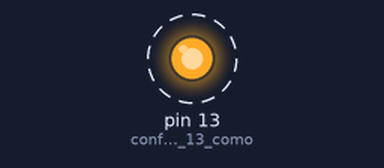
Bench run of a sketch on a simulated Arduino Uno, built with avr-gcc and run on an emulated ATmega328P. Shown: output pins drawn as LEDs (lit = HIGH). Dashed ring = blinking.

Above: at 0.2 s.
Timing chart, 0 to 3.0 s (numbered marks = the images above):
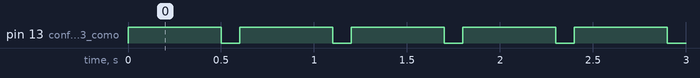

The sketch:

ejercicio_1.ino
```cpp
void setup() { //comienza la configuracion
        pinMode(13, OUTPUT); //configura el pin 13 como de salida
} //termina la configuracion

void loop() { //comienza el bucle principal del programa
        digitalWrite(13, HIGH); //envia 5V al pin (salida) 13
        delay (500); //espera 500 ms pin 13 con 5V
        digitalWrite(13, LOW); //envia 0V al pin (salida) 13
        delay (100); //espera 100 ms pin 13 con 0V

}
```

Measured:
- by itself, pin 13 (configura_el_pin_13_como): alternates HIGH for 0.50 s and LOW for 0.10 s
